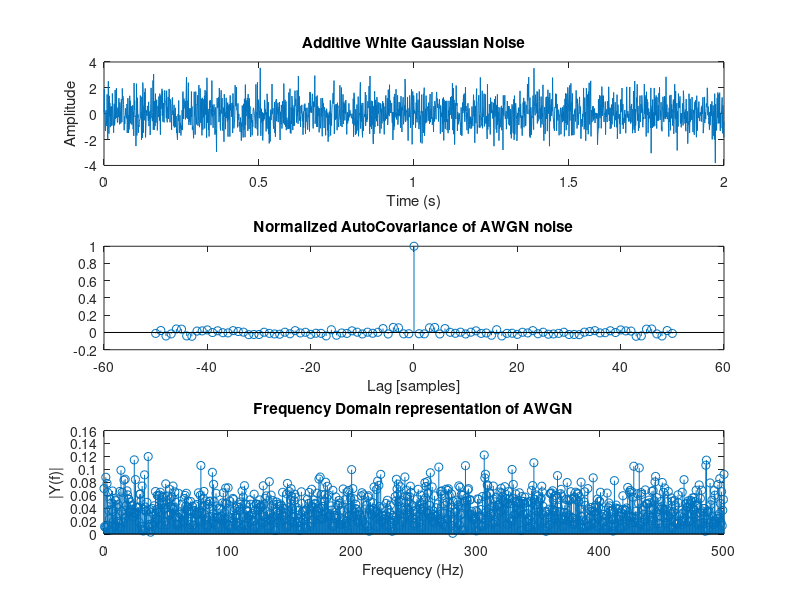
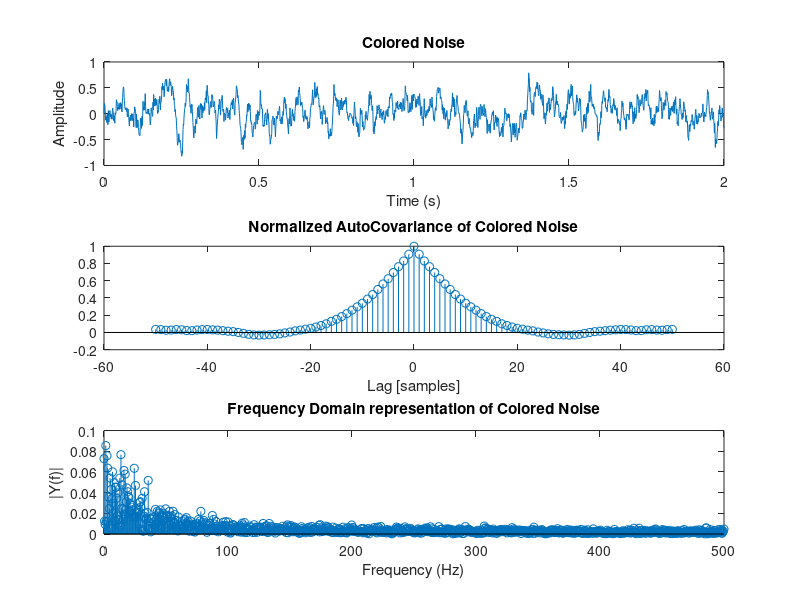

MATLAB code to generate these figures, in order:
%Generation of colored noise in Matlab
a=0.9; %low pass filter parameter
L=50 ; % Number of samples used in auto-covariance calculation
clc;
Fs=1000; %sampling rate
Fc=10; % carrier frequency for the dummy signal
t=0:1/Fs:2; %time base
variance = 1; %variance of white noise
%generate a dummy signal - Later on this can be replaced by the signal that you are interested in , so
%that the generated noise can be added to it.
signal=5*sin(2*pi*Fc*t);
% Generate Gaussian White Noise with zero mean and unit variance
whiteNoise=sqrt(variance)*randn(1,length(signal));
%Calculate auto Covariance of the generated white noise L is the number of samples used in
%autocovariance calculation
[whiteNoiseCov,lags] = xcov(whiteNoise,L);
%Frequency domain representation of noise
NFFT = 2^nextpow2(length(whiteNoise));
whiteNoiseSpectrum = fft(whiteNoise,NFFT)/length(whiteNoise);
f = Fs/2*linspace(0,1,NFFT/2+1);
%Colored Noise Generation
x=whiteNoise;
%First Order Low pass filter y(n)=a*y(n-1)+(1-a)*x(n)
%Filter Trasfer function Y(Z) = X(Z)*(1-a)/(1-aZ^-1)
[y zf]=filter(1-a,[1 -a],x);
coloredNoise = y;
[coloredNoiseCov,lags] = xcov(coloredNoise,L);
NFFT = 2^nextpow2(length(coloredNoise));
coloredNoiseSpectrum = fft(coloredNoise,NFFT)/length(coloredNoise);
f = Fs/2*linspace(0,1,NFFT/2+1);
%plotting commands
figure(1);
subplot(3,1,1);
plot(t,whiteNoise);
title('Additive White Gaussian Noise');
xlabel('Time (s)');
ylabel('Amplitude');
subplot(3,1,2);
stem(lags,whiteNoiseCov/max(whiteNoiseCov));
title('Normalized AutoCovariance of AWGN noise');
xlabel('Lag [samples]');
subplot(3,1,3);
stem(f,2*abs(whiteNoiseSpectrum(1:NFFT/2+1)))
title('Frequency Domain representation of AWGN');
xlabel('Frequency (Hz)')
ylabel('|Y(f)|')
figure(2);
subplot(3,1,1);
plot(t,coloredNoise);
title('Colored Noise');
xlabel('Time (s)');
ylabel('Amplitude');
subplot(3,1,2);
stem(lags,coloredNoiseCov/max(coloredNoiseCov));
title('Normalized AutoCovariance of Colored Noise');
xlabel('Lag [samples]');
subplot(3,1,3);
stem(f,2*abs(coloredNoiseSpectrum(1:NFFT/2+1)))
title('Frequency Domain representation of Colored Noise');
xlabel('Frequency (Hz)')
ylabel('|Y(f)|')
